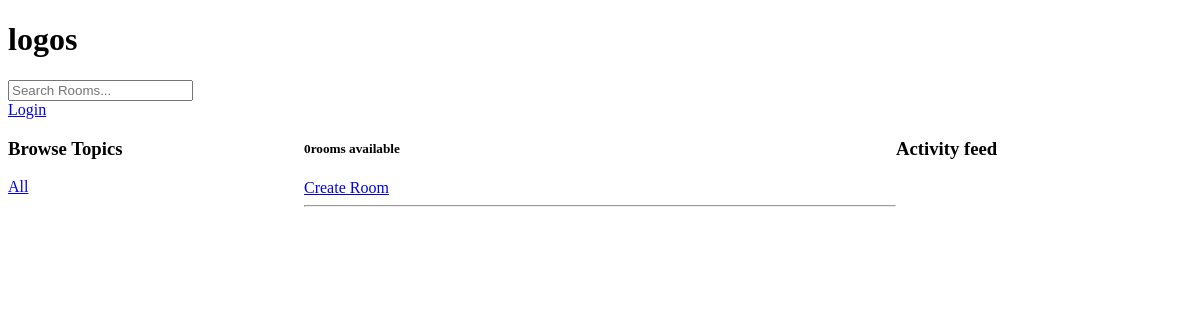
Before: /?q=python with the older database file.
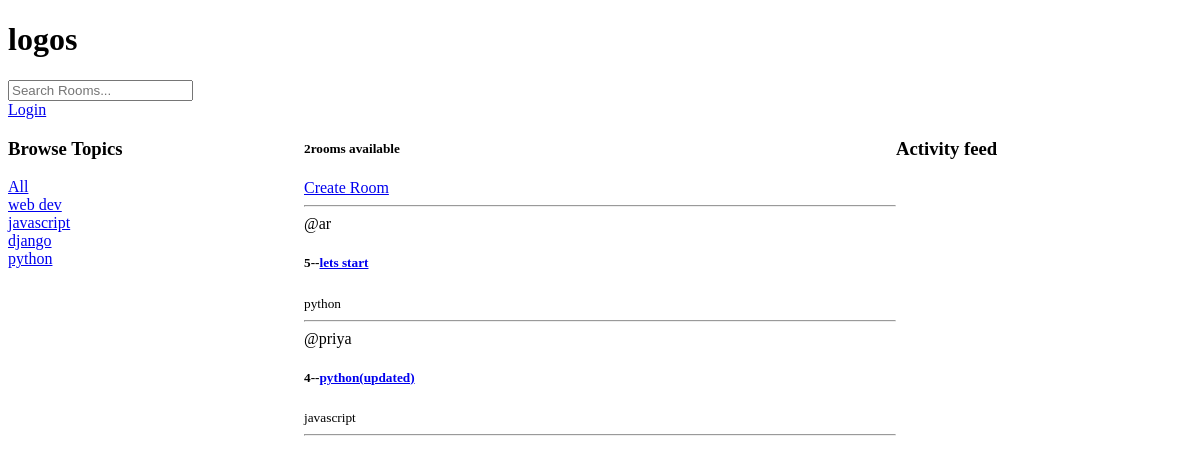
After: the same page with the newer database file.
### base/models.py (models this page shows, shortened)
class Topic(models.Model):
    name=models.CharField(max_length=200)

class Room(models.Model):
    host=models.ForeignKey(User,on_delete=models.SET_NULL,null=True) #1 host(like admin) many participants
    topic=models.ForeignKey(Topic,on_delete=models.SET_NULL,null=True)
    name=models.CharField(max_length=200)
    description=models.TextField(null=True,blank=True) #while submitting forms it can be empty so using blank
    participants=models.ManyToManyField(User,related_name='participants', blank=True,)
    updated=models.DateTimeField(auto_now=True)
    created=models.DateTimeField(auto_now_add=True) #only takes timestamp of 1st created
    class Meta:
        ordering=['-updated','-created']

### base/views.py (the view)
# urls.py: path("",views.home, name="home"),
def home(request):
    q=request.GET.get('q') if request.GET.get('q') else ''
    rooms=Room.objects.filter(
        Q(topic__name__icontains=q) |
        Q(name__icontains=q)|
        Q(description__icontains=q)
            ) # we use contains like the grep empty string is part of all topics
    room_count=rooms.count()
    topics=Topic.objects.all()
    room_messages=Message.objects.all()
    context={'rooms':rooms,"topics":topics,"room_count":room_count, "room_messages":room_messages}
    return render(request,'base/home.html',context)

### base/templates/base/home.html (shortened to what this page needs)
{% extends 'main.html' %}
{% block content %}
<div class="home-container">
    <div>
<h3> Browse Topics</h3>
<a href="{% url 'home' %}"> All</a>
{% for topic in topics%}
<div>
    <a href="{% url 'home'%}?q={{topic.name}}"> {{topic.name}}</a>
</div>
{% endfor %}
    </div>
<div>
    <h5>{{room_count}}rooms available</h5>
<a href= "{% url 'create-room' %}"> Create Room</a>
<hr>
<div>
    {%for room in rooms %}
    <div>
<span>@{{room.host.username}}</span>
<h5>{{room.id}}--<a href="{%url 'room' room.id%}" >{{room.name}}</a></h5>
<small>{{room.topic.name}}</small>
<hr>
    </div>
    {% endfor %}
</div>
</div>
<div>
<h3>Activity feed</h3>
</div>
</div>
{% endblock %}

Changed rows visible on the page:
added Topic: name "web dev"
added Topic: name "javascript"
added Topic: name "django"
added Topic: name "python"
added Room: host.username "ar", id "5", name "lets start", topic.name "python"
added Room: host.username "priya", id "4", name "python(updated)", topic.name "javascript"
Other visible differences:
{{ room_count }}: "0" → "2"
